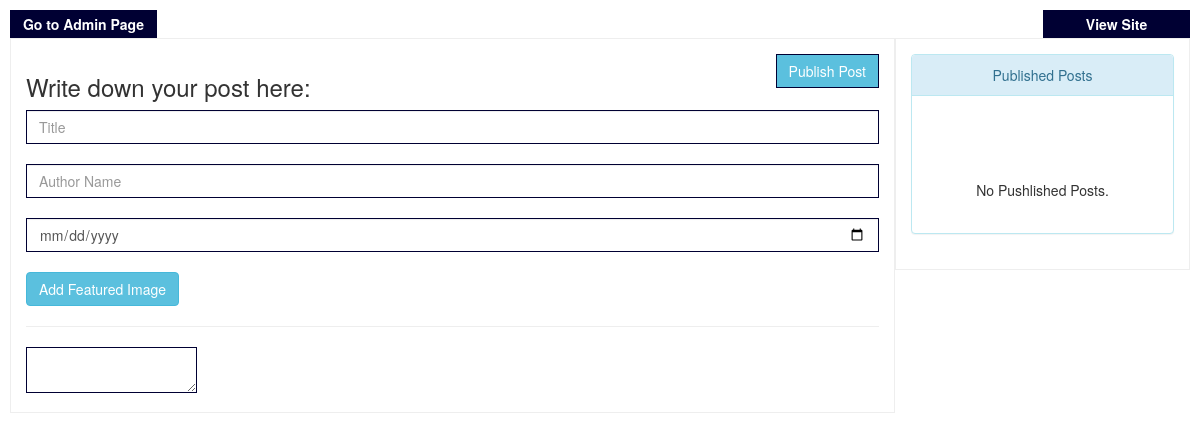
/admin/create_post.php (signed in), run on an earlier commit of the app's database.
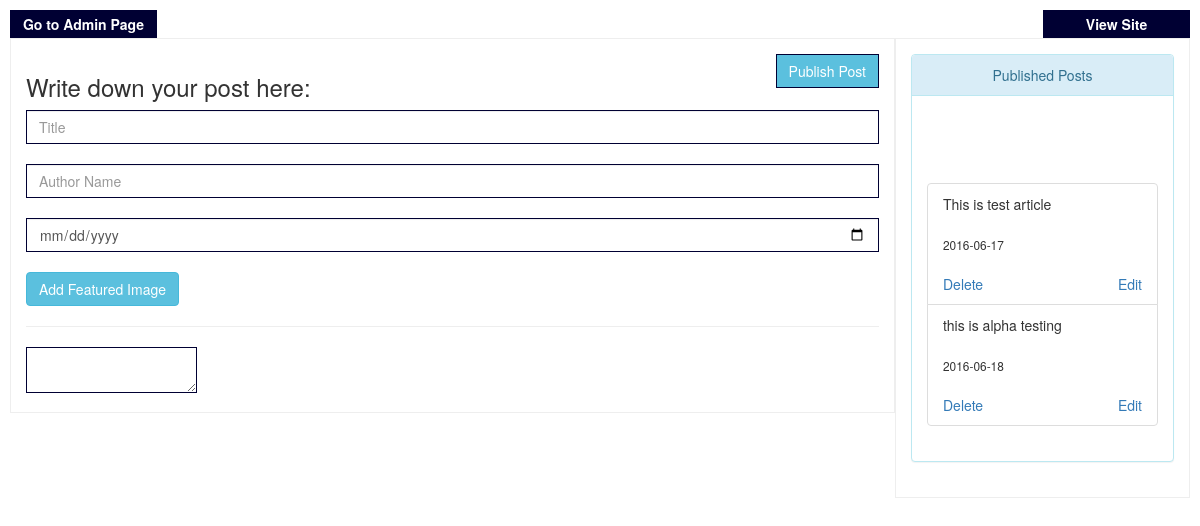
And on a later commit of the database.
### tables this page shows
CREATE TABLE `blog` (
  `id` int(11) NOT NULL,
  `title` varchar(100) NOT NULL,
  `author` varchar(100) NOT NULL,
  `blog` longtext NOT NULL,
  `date` varchar(32) NOT NULL,
  `image` varchar(100) NOT NULL
);

### admin/create_post.php (the view, shortened to what this page needs)
<?php
include "db/connect.php";
$dmsg="";
$dalert="";
include 'includes/meta.php';
?>
	<link href="../css/bootstrap.min.css" rel="stylesheet">
	</head>
	<body>
		<div class="nav">
			<a href="../admin"><span class="pull-left text-center">Go to Admin Page</span></a>
			<a href="../"><span class="pull-right text-center">View Site</span></a>
		</div>
		<div class="container col-md-9" style="border:1px solid #eee;padding:15px;background-color:#fff">
			<form id="blogForm" method="get">
				<h3 class="pull-left">Write down your post here:</h3>
				<input type="submit" id="post_blog" class="pull-right btn btn-info" value="Publish Post">
				<br>
				<input type="text" name="title" class="form-control" placeholder="Title">
				<br>
				<input type="text" name="author" class="form-control" placeholder="Author Name">
				<br>
				<input type="date" name="date" class="form-control" placeholder="Date of Posting">
				<br>
				<div class="btn btn-info" data-toggle="modal" data-target="#picup">Add Featured Image
				</div>
				<hr>
				<textarea name="blog"></textarea>
				<br>
			</form>
		</div>
		<div class="col-md-3"  style="border:1px solid #eee;padding:15px;background-color:#fff;">
			<div class="panel panel-info"  style="max-height:800px;overflow-y:scroll">
				<div class="panel-heading text-center">Published Posts
				</div>
				<div id="update">
				<div class="panel-body" id="live">
									<div id="alert" class="alert alert-<?php echo $dalert;?>" aria-hidden="true" role="alert">
						<span class="sr-only" style="position:relative">  <?php echo $dmsg; ?></span></div>
					<ul class="list-group">
						<?php
                    $sql = "SELECT title,id, date FROM blog ORDER BY id ASC";
                    $run = $db->query($sql);
                    if ($run->num_rows > 0) {
                        while($row = $run->fetch_assoc()) {
                            echo"<li class='list-group-item'>".$row['title']."<br><small><br>".$row['date']."</small><br><br><a href='?del=".$row['id']."'>Delete</a><a class='pull-right' href='edit_post?edit=".$row['id']."'>Edit</a></li>";
                        }
                    }
                    else {
                        echo "<h5 class='no_event text-center'>No Pushlished Posts.</h5>";
                    }
                ?>
					</ul>
				</div>
				</div>
			</div>
		</div>
	</body>
	</html>

What changed in the data, as far as the page shows it:
added blog: title "This is test article", date "2016-06-17"
added blog: title "this is alpha testing", date "2016-06-18"
Also different on the page:
text no longer shown: "No Pushlished Posts."
